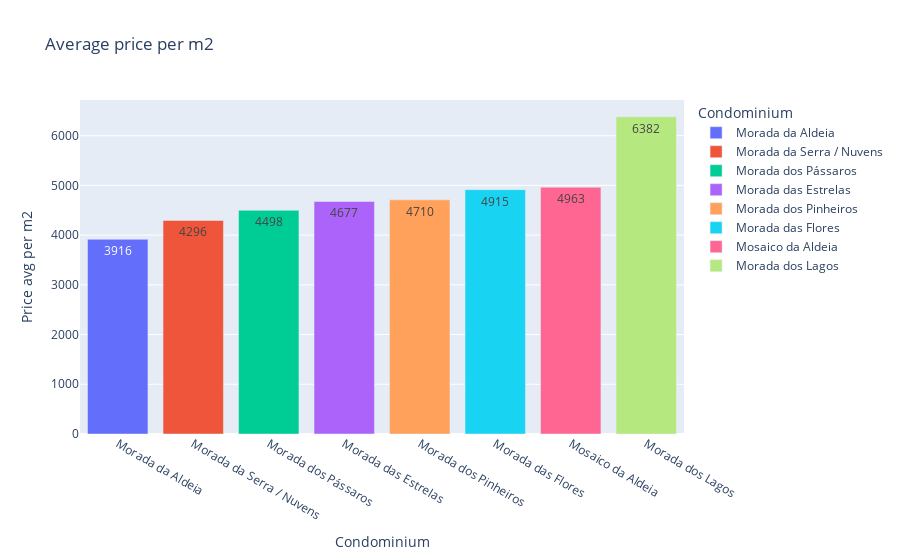

Notebook source saved alongside this figure:
### Markdown cell above
### **H1.**Morada dos Lagos, Pássaros e Estrelas have highest prices per square meter (m2).
**** .

### Code cell
aux1 = df4.groupby('condo_name')['price_m2'].mean().sort_values().reset_index()
aux1['price_m2']= round(aux1['price_m2'],0)

px.bar(data_frame = aux1,
        x='condo_name',
        y='price_m2',
        color='condo_name',
        text='price_m2',
        title = 'Average price per m2',
        labels={'price_m2':'Price avg per m2',
                'condo_name': 'Condominium'           
               }
        )

# subfig = make_subplots(rows=1, cols=2)
# subfig.add_bar(row=1, col=1,
#                x=aux1['condo_name'],
#                 y=aux1['price_m2']
# #                color='condo_name',
# #                title = 'Average price per m2',
# #                labels={'price_m2':'Price per m2',
# #                        'condo_name': 'Condominium'           
# #                       }
#               )

# subfig.add_bar(row=1, col=2,
#                x=aux1['condo_name'],
#                y=aux1['price_m2']
# #                color='condo_name',
# #                text='price_m2',
# #                title = 'Average price per m2',
# #                labels={'price_m2':'Price per m2',
# #                        'condo_name': 'Condominium'           
# #                        }
#               )

#subfig.show()

### Figure 1 — Plotly figure (JSON) as saved in the notebook; plotly's stock layout.template omitted (floating-point values rounded to 4 significant figures)
{"data": [{"alignmentgroup": "True", "hovertemplate": "Condominium=%{x}<br>Price avg per m2=%{text}<extra></extra>", "legendgroup": "Morada da Aldeia", "marker": {"color": "#636efa"}, "name": "Morada da Aldeia", "offsetgroup": "Morada da Aldeia", "orientation": "v", "showlegend": true, "text": [3916], "textposition": "auto", "type": "bar", "x": ["Morada da Aldeia"], "xaxis": "x", "y": [3916], "yaxis": "y"}, {"alignmentgroup": "True", "hovertemplate": "Condominium=%{x}<br>Price avg per m2=%{text}<extra></extra>", "legendgroup": "Morada da Serra / Nuvens", "marker": {"color": "#EF553B"}, "name": "Morada da Serra / Nuvens", "offsetgroup": "Morada da Serra / Nuvens", "orientation": "v", "showlegend": true, "text": [4296], "textposition": "auto", "type": "bar", "x": ["Morada da Serra / Nuvens"], "xaxis": "x", "y": [4296], "yaxis": "y"}, {"alignmentgroup": "True", "hovertemplate": "Condominium=%{x}<br>Price avg per m2=%{text}<extra></extra>", "legendgroup": "Morada dos Pássaros", "marker": {"color": "#00cc96"}, "name": "Morada dos Pássaros", "offsetgroup": "Morada dos Pássaros", "orientation": "v", "showlegend": true, "text": [4498], "textposition": "auto", "type": "bar", "x": ["Morada dos Pássaros"], "xaxis": "x", "y": [4498], "yaxis": "y"}, {"alignmentgroup": "True", "hovertemplate": "Condominium=%{x}<br>Price avg per m2=%{text}<extra></extra>", "legendgroup": "Morada das Estrelas", "marker": {"color": "#ab63fa"}, "name": "Morada das Estrelas", "offsetgroup": "Morada das Estrelas", "orientation": "v", "showlegend": true, "text": [4677], "textposition": "auto", "type": "bar", "x": ["Morada das Estrelas"], "xaxis": "x", "y": [4677], "yaxis": "y"}, {"alignmentgroup": "True", "hovertemplate": "Condominium=%{x}<br>Price avg per m2=%{text}<extra></extra>", "legendgroup": "Morada dos Pinheiros", "marker": {"color": "#FFA15A"}, "name": "Morada dos Pinheiros", "offsetgroup": "Morada dos Pinheiros", "orientation": "v", "showlegend": true, "text": [4710], "textposition": "auto", "type": "bar", "x": ["Morada dos Pinheiros"], "xaxis": "x", "y": [4710], "yaxis": "y"}, {"alignmentgroup": "True", "hovertemplate": "Condominium=%{x}<br>Price avg per m2=%{text}<extra></extra>", "legendgroup": "Morada das Flores", "marker": {"color": "#19d3f3"}, "name": "Morada das Flores", "offsetgroup": "Morada das Flores", "orientation": "v", "showlegend": true, "text": [4915], "textposition": "auto", "type": "bar", "x": ["Morada das Flores"], "xaxis": "x", "y": [4915], "yaxis": "y"}, {"alignmentgroup": "True", "hovertemplate": "Condominium=%{x}<br>Price avg per m2=%{text}<extra></extra>", "legendgroup": "Mosaico da Aldeia", "marker": {"color": "#FF6692"}, "name": "Mosaico da Aldeia", "offsetgroup": "Mosaico da Aldeia", "orientation": "v", "showlegend": true, "text": [4963], "textposition": "auto", "type": "bar", "x": ["Mosaico da Aldeia"], "xaxis": "x", "y": [4963], "yaxis": "y"}, {"alignmentgroup": "True", "hovertemplate": "Condominium=%{x}<br>Price avg per m2=%{text}<extra></extra>", "legendgroup": "Morada dos Lagos", "marker": {"color": "#B6E880"}, "name": "Morada dos Lagos", "offsetgroup": "Morada dos Lagos", "orientation": "v", "showlegend": true, "text": [6382], "textposition": "auto", "type": "bar", "x": ["Morada dos Lagos"], "xaxis": "x", "y": [6382], "yaxis": "y"}], "layout": {"barmode": "relative", "legend": {"title": {"text": "Condominium"}, "tracegroupgap": 0}, "title": {"text": "Average price per m2"}, "xaxis": {"anchor": "y", "categoryarray": ["Morada da Aldeia", "Morada da Serra / Nuvens", "Morada dos Pássaros", "Morada das Estrelas", "Morada dos Pinheiros", "Morada das Flores", "Mosaico da Aldeia", "Morada dos Lagos"], "categoryorder": "array", "domain": [0, 1], "title": {"text": "Condominium"}}, "yaxis": {"anchor": "x", "domain": [0, 1], "title": {"text": "Price avg per m2"}}}}
